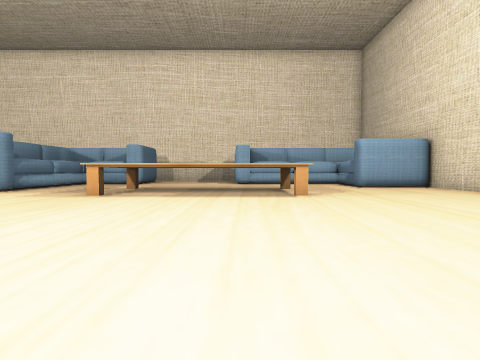
view 1 (above)

24 first-person views from a walk through a Unity game level. The camera is 1.2 m above the floor, tilts 2° down and sees 80° across. Doors are open. The floor is counted in squares, 2 m on a side. Each view is taken from the middle of a square. On the plan, view 1 faces up. The plan holds only what a view shows up to about 9 squares ahead; the rest is blank.

view 2
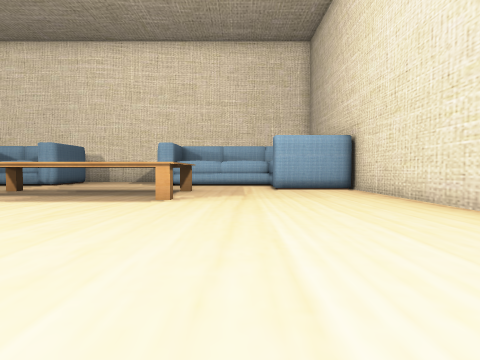

view 3
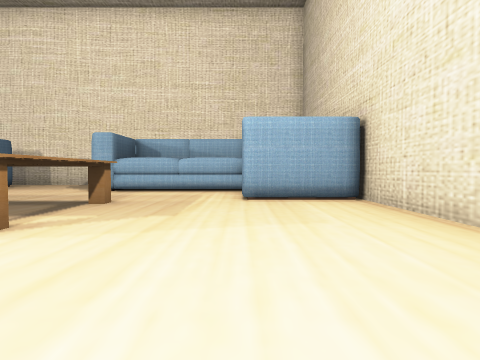

view 4
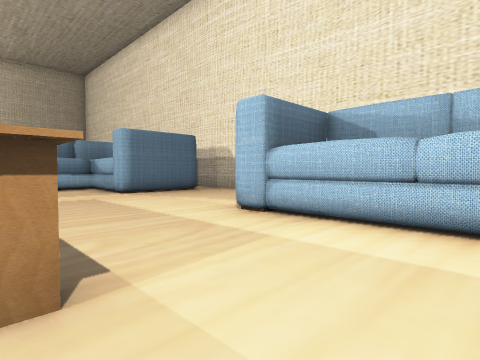

view 5
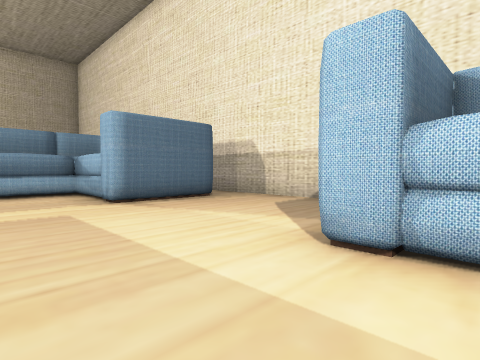

view 6
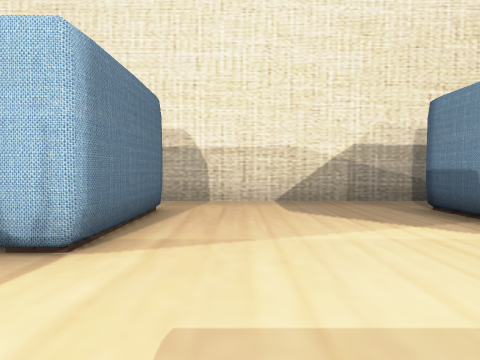

view 7
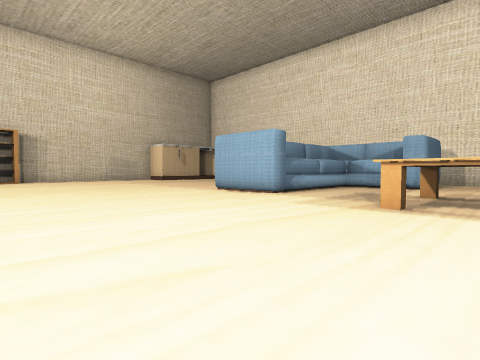

view 8
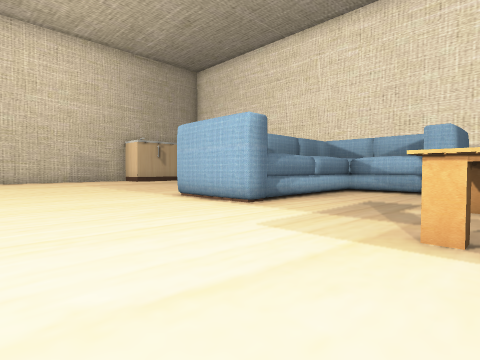

view 9
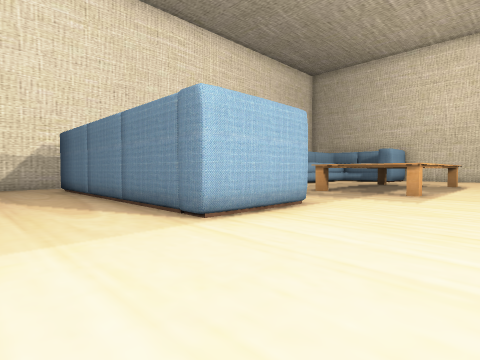

view 10
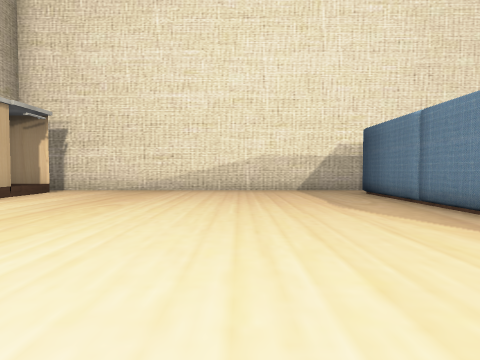

view 11
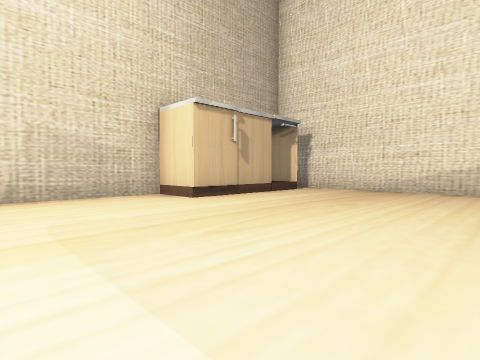

view 12
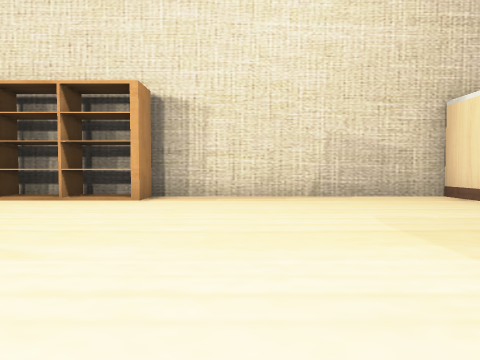

view 13
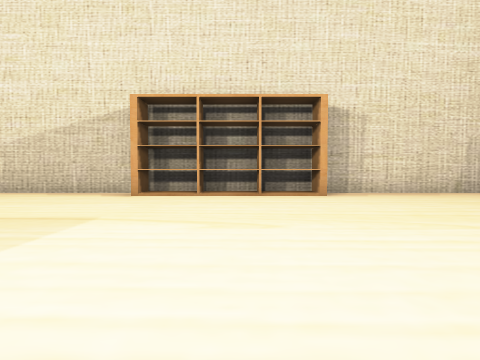

view 14
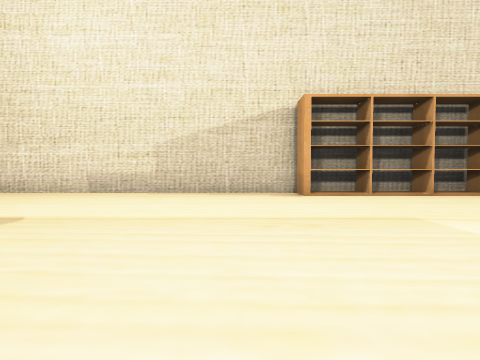

view 15
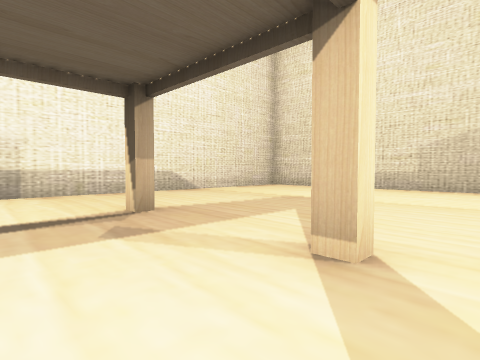

view 16
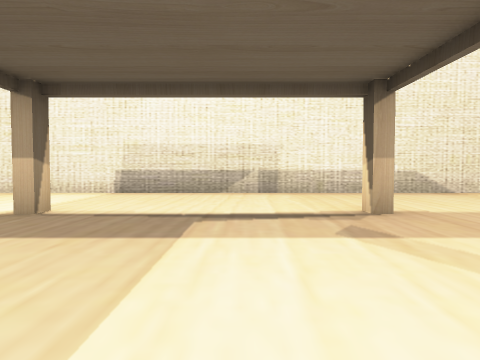

view 17
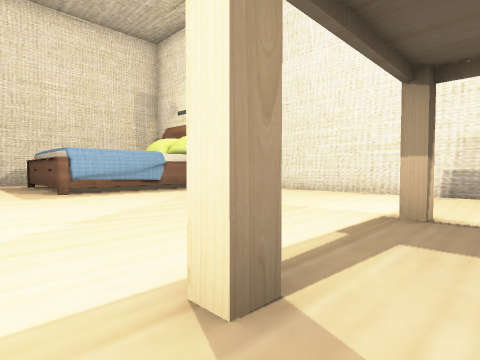

view 18
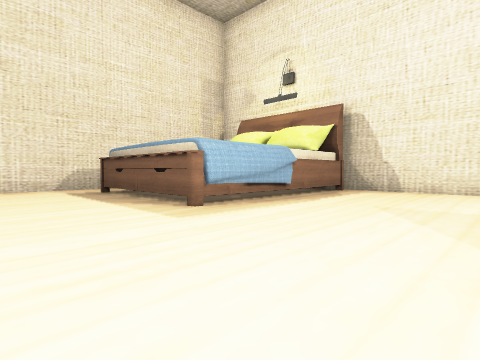

view 19
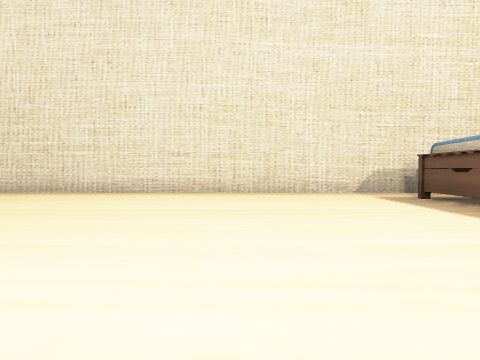

view 20
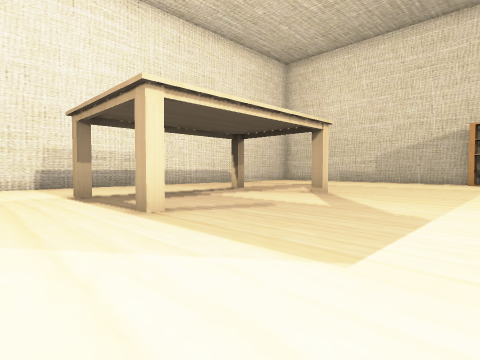

view 21
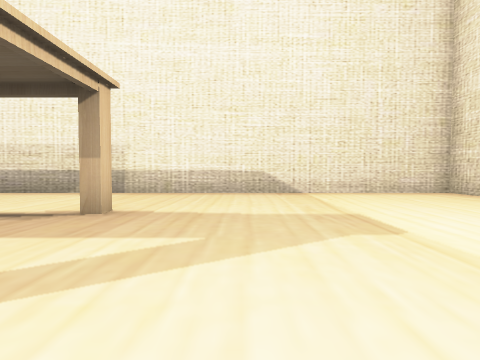

view 22
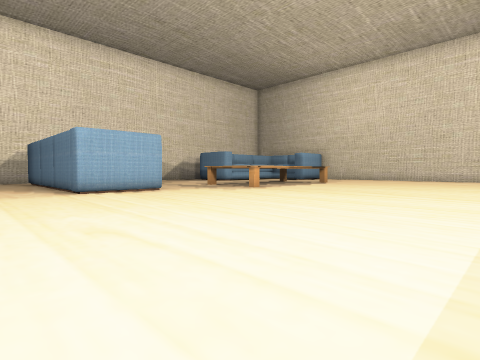

view 23
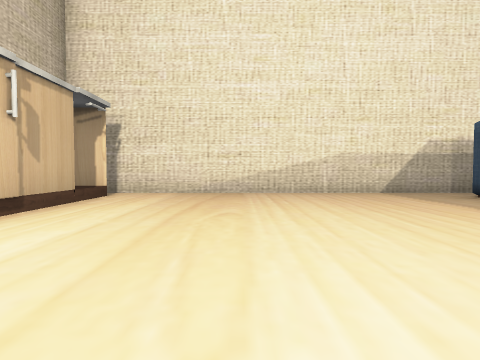

view 24
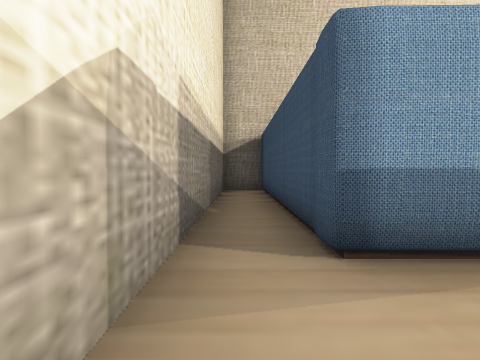

### Floor plan
Key: @ floor where view 1 was taken; # wall or solid block; . floor; D open door; ^ raised ledge; O other object.
Columns run from 19 left of view 1 to 7 right of it. Each row starts with its distance up from view 1.
 16  ##########################
 15  ##.........  ............#
 14   D........#   #...########
 13   O........#  ##...#####
 12  ##........####....#####
 11 ##O........##..........#
 10 #..........##..........####
  9 #..........##...^^^^^.....#
  8 #..........##...^   ^.....#
  7 #...............^^^^^.....#
  6 #.........................#
  5 #.........................#
  4 ##........................#
  3 #^........................#
  2 #^........................#
  1 #^........................#
  0 #^..............  .@......#
 -1 #.........................#
 -2 #.........................#
 -3 #.......#....#............#
 -4 #...................#####.#
 -5 #...................#   #.#
 -6 #.......#....#......#   #
 -7 #...................#
 -8 #...................#
 -9 #...................#
-10 #####################

Positions as (right, up) in squares from view 1, and headings:
1: (0, 0), facing up
2: (3, 1), facing up
3: (4, 4), facing up
4: (3, 9), facing up-left
5: (1, 10), facing up-left
6: (-3, 10), facing up
7: (-2, 2), facing up-left
8: (-3, 4), facing up-left
9: (-11, 5), facing up-right
10: (-12, 7), facing up
11: (-12, 7), facing up-left
12: (-12, 6), facing left
13: (-11, 2), facing left
14: (-11, -2), facing left
15: (-9, -2), facing down-left
16: (-9, -2), facing down
17: (-7, -2), facing down-right
18: (-3, -1), facing down-right
19: (-1, 0), facing right
20: (-4, 1), facing down-left
21: (-13, -2), facing down
22: (-11, 0), facing up-right
23: (-14, 8), facing up
24: (-2, 15), facing right
